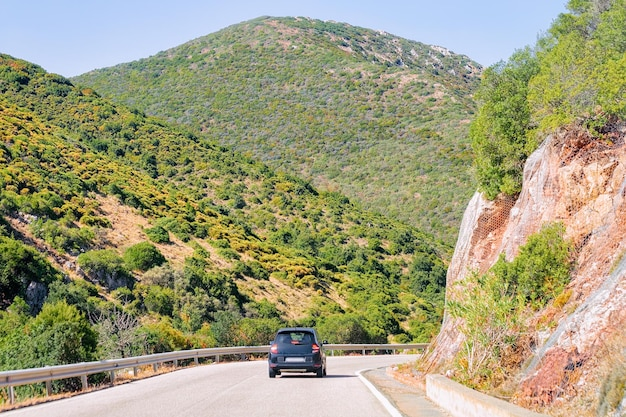
#> input picture car_image_3.jpeg, 626 x 417 px
$ python car_and_pedestrian_detector_image.py
#> lines starting #> are read from the running program, lines starting #| are printed output that depends on the picture; after the words box and inside, x2 and y2 are one past the last pixel; in counts of white or black regions, pixels touching at a corner belong together
import cv2
from random import randrange

# Our image
img_file = 'car_image_3.jpeg'

# Our pre-trained car classifier
classifier_file = 'car_detector.xml'

# Create opencv image
img = cv2.imread(img_file)
#> img is the input picture: shape (417, 626, 3); mean B, G, R 123.5, 157, 160.2

# Convert image to grayscale
grayscale_img = cv2.cvtColor(img, cv2.COLOR_BGR2GRAY)
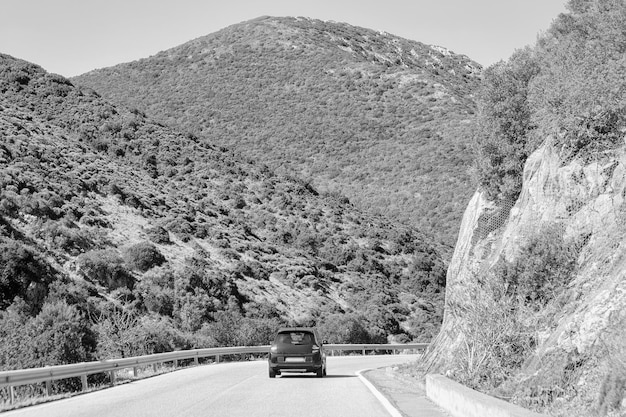
#> grayscale_img: shape (417, 626); min 0, max 254, mean 154.2

# Create car classifier
car_tracker = cv2.CascadeClassifier(classifier_file)

# Detect cars
cars = car_tracker.detectMultiScale(grayscale_img)
#> cars = [[248, 305, 101, 101]]

# Drawing rectangles around cars
for x, y, w, h in cars:
    cv2.rectangle(img, (x, y), (x + w, y + h), (randrange(100, 256),
                  randrange(100, 256), randrange(100, 256)), 3)
#> this loop made 1 pass
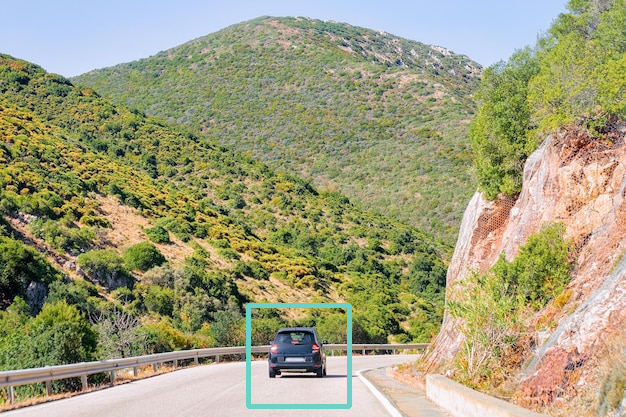
#> img: shape (417, 626, 3); 0.77% of pixels changed, all inside (x1, y1, x2, y2) = (246, 303, 352, 409)

# Show the image
cv2.imshow('Clever program Car Detector', img)

cv2.waitKey()

print("Code Completed!!")

$ run again, with car_image_5.jpeg copied over car_image_3.jpeg
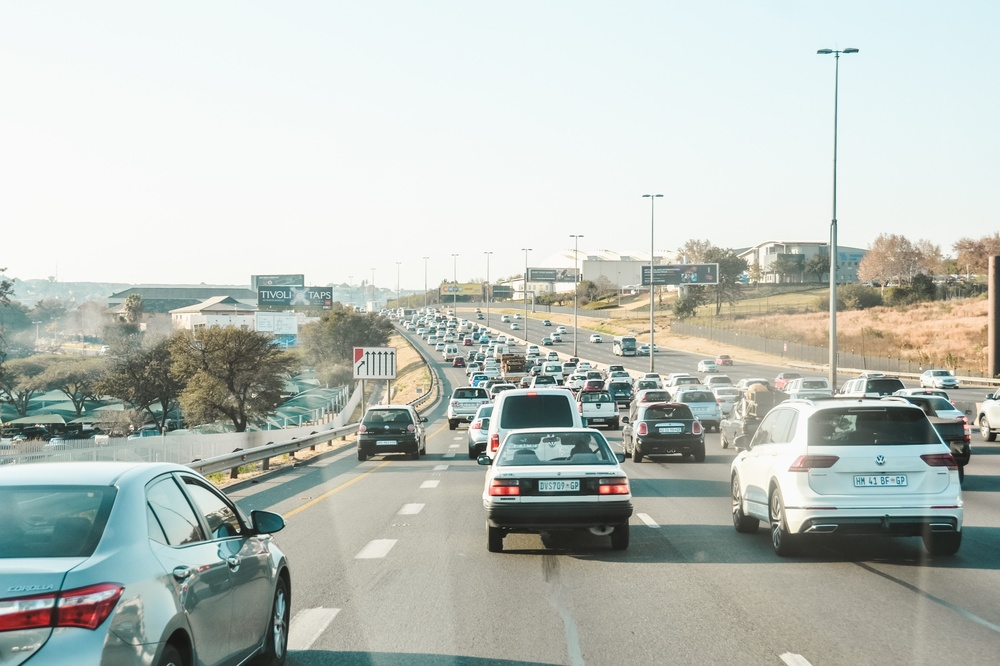
#> input picture car_image_5.jpeg, 1000 x 666 px, shrunk from 2500 x 1666 before the run
#> img is the input picture: shape (666, 1000, 3); mean B, G, R 186.6, 193.1, 187.1
#> `grayscale_img = cv2.cvtColor(img, cv2.COLOR_BGR2GRAY)`:
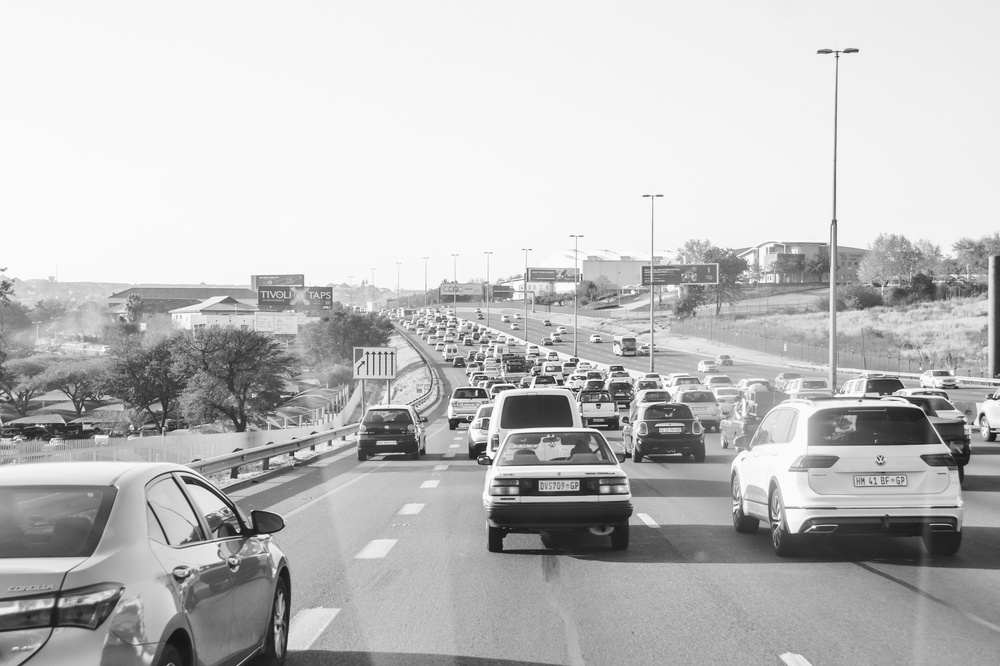
#> grayscale_img: shape (666, 1000); min 18, max 255, mean 190.5
#> cars = [[495, 522, 47, 47], [792, 432, 51, 51], [329, 372, 124, 124]]
#> the loop `for x, y, w, h in cars:` made 3 passes
#> after the loop `for x, y, w, h in cars:`:
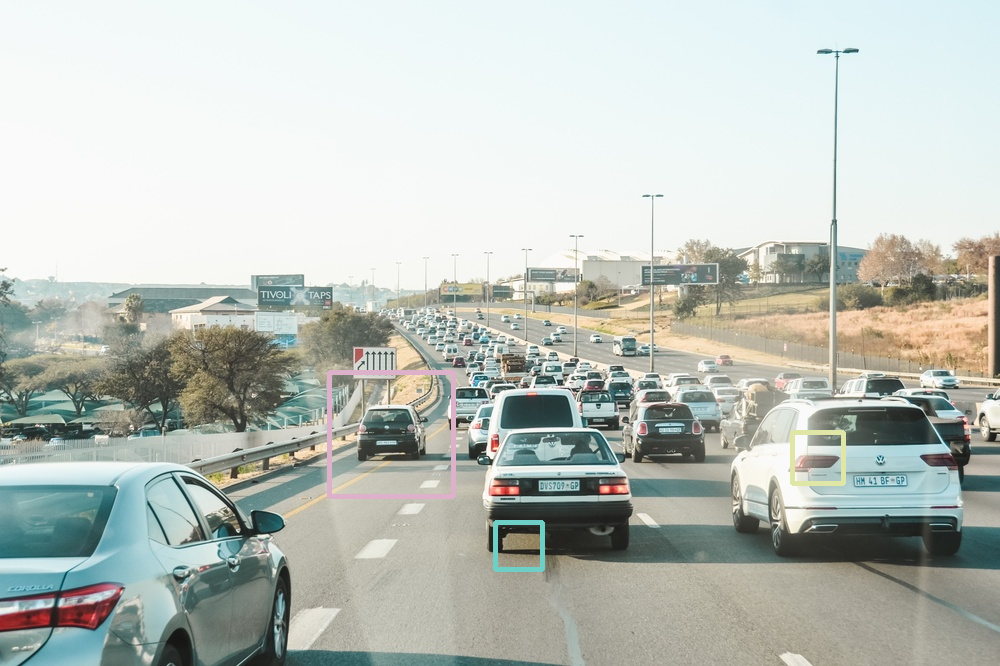
#> img: shape (666, 1000, 3); 0.66% of pixels changed, all inside (x1, y1, x2, y2) = (327, 370, 846, 572)
